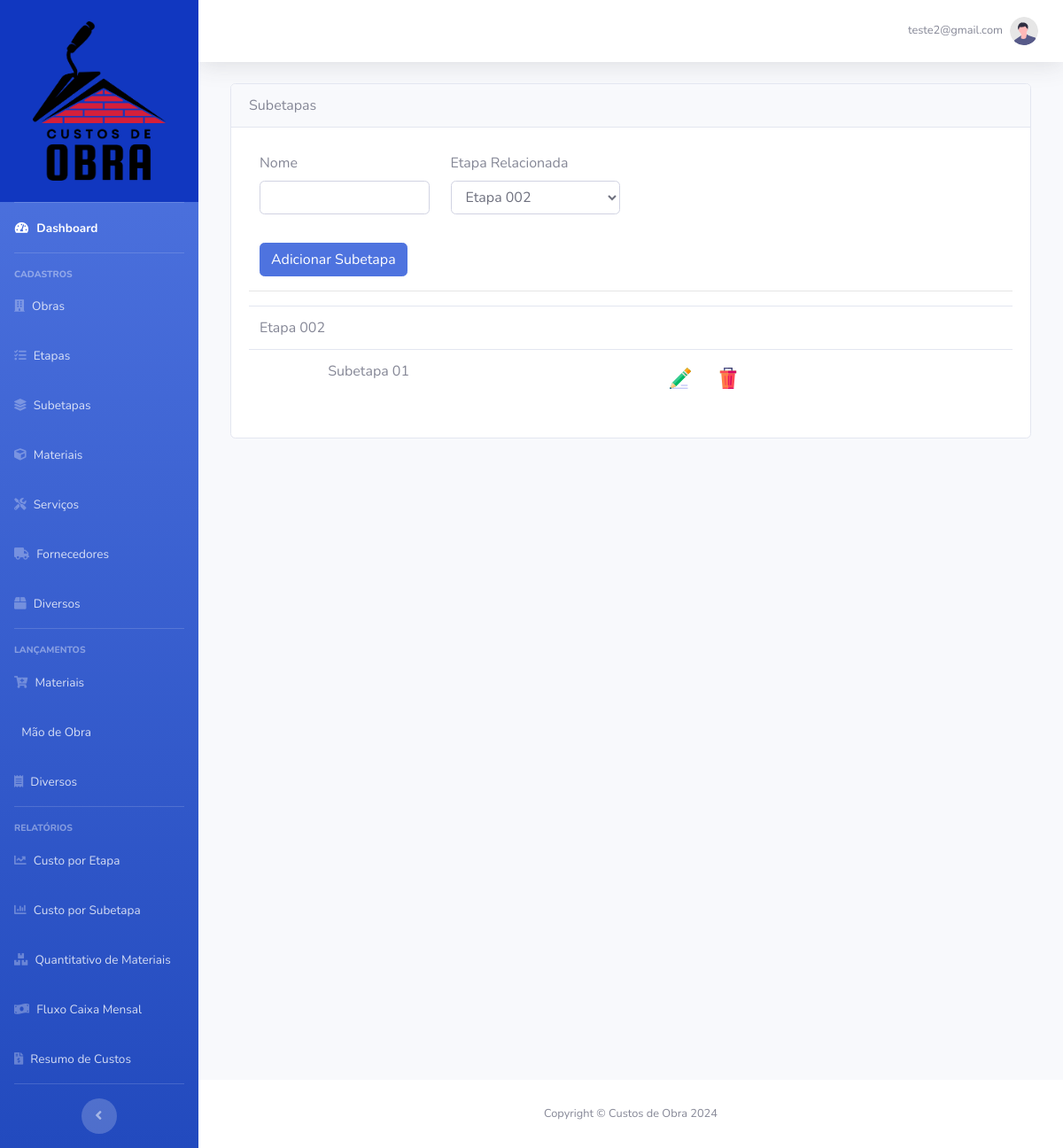
/cadastro/subetapas (signed in), run on the app's committed database.
### base_dir/models.py (models this page shows)
class Usuario(db.Model, UserMixin):
    id = db.Column(db.Integer, primary_key=True)
    email = db.Column(db.String(120), unique=True, nullable=False)
    senha = db.Column(db.String(60), nullable=False)
    nivel = db.Column(db.Integer, nullable=False)
    plano = db.Column(db.String(60), nullable=False)
    obra_selecionada = db.Column(db.Integer)
    obras = db.relationship("Obra", backref="usuario", lazy=True)
    etapas = db.relationship("Etapa", backref="usuario", lazy=True)
    subetapas = db.relationship("Subetapa", backref="usuario", lazy=True)
    materiais = db.relationship("Materiais", backref="usuario", lazy=True)
    servicos = db.relationship("Servicos", backref="usuario", lazy=True)
    fornecedores = db.relationship("Fornecedores", backref="usuario", lazy=True)
    diversos = db.relationship("Diversos", backref="usuario", lazy=True)

class Etapa(db.Model):
    id = db.Column(db.Integer, primary_key=True)
    nome = db.Column(db.String(60), nullable=False)
    usuario_id = db.Column(db.Integer, db.ForeignKey("usuario.id"), nullable=False)
    subetapas = db.relationship("Subetapa", backref="etapa", lazy=True)

class Subetapa(db.Model):
    id = db.Column(db.Integer, primary_key=True)
    nome = db.Column(db.String(60), nullable=False)
    usuario_id = db.Column(db.Integer, db.ForeignKey("usuario.id"), nullable=False)
    etapa_id = db.Column(db.Integer, db.ForeignKey("etapa.id"), nullable=False)

### base_dir/routes.py (the view, shortened to what this page needs)
@app.route("/cadastro/subetapas", methods=["GET", "POST"])
@login_required
def subetapas():
    usuario = current_user
    form_subetapas = FormSubetapas()
    etapas = Etapa.query.all()
    sorted_etapas = sorted(etapas, key=lambda etapa: etapa.nome)
    form_subetapas.etapa_relacionada.choices = [
        (etapa.id, etapa.nome.capitalize()) for etapa in sorted_etapas
    ]
    subetapa_id = request.form.get("subetapa_id")
    action = request.form.get("action")
    if action == "excluir":
        subetapa = Subetapa.query.get(subetapa_id)
        if subetapa:
            db.session.delete(subetapa)
            db.session.commit()
            return redirect(url_for("subetapas"))
    return render_template(
        "subetapas.html", form_subetapas=form_subetapas, usuario=usuario
    )

### base_dir/forms.py
class FormSubetapas(FlaskForm):
    nome = StringField("Nome", validators=[DataRequired()])
    etapa_relacionada = SelectField("Etapa Relacionada", validators=[DataRequired()])
    botao = SubmitField("Adicionar Subetapa")

### base_dir/models.py (called while the page is built)
@login_manager.user_loader
def load_usuario(id_usuario):
    return Usuario.query.get(id_usuario)

### base_dir/templates/subetapas.html (shortened to what this page needs)
{% extends 'base.html' %}
{% block body %}
<div class="col out-sidebar">
    <div class="card">
        <div class="card-header card-header-padrao">
            <div class="card-titulo-padrao">
                Subetapas
            </div>
        </div>
        <div class="card-body">
            <form method="POST" action="" id="subetapasForm" class="col-md-6">
                <div class="row">
                    <div class="form-group mt-2 col-md-6">
                        {{ form_subetapas.nome.label(class="form-control-label") }}
                        {% if form_subetapas.nome.errors %}
                        {{ form_subetapas.nome(class="form-control is-invalid") }}
                        <div class="invalid-feedback">
                            {% for erro in form_subetapas_obra.nome.errors %}
                            {{ erro }}
                            {% endfor %}
                        </div>
                        {% else %}
                        {{ form_subetapas.nome(class="form-control") }}
                        {% endif %}
                    </div>
                    <div class="form-group mt-2 col-md-6">
                        {{ form_subetapas.etapa_relacionada.label(class="form-control-label") }}
                        {% if form_subetapas.etapa_relacionada.errors %}
                        {{ form_subetapas.etapa_relacionada(class="form-control is-invalid") }}
                        <div class="invalid-feedback">
                            {% for erro in form_subetapas_obra.etapa_relacionada.errors %}
                            {{ erro }}
                            {% endfor %}
                        </div>
                        {% else %}
                        {{ form_subetapas.etapa_relacionada(class="form-control") }}
                        {% endif %}
                    </div>
                </div>
                {{ form_subetapas.botao(class="btn btn-primary mt-3") }}
            </form>
            <hr>
            <div class="row">
                <div class="col-md-12">
                    <table class="table">
                        <tbody>
                            {% for etapa in usuario.etapas | sort(attribute='nome') %}
                            <tr class="etapa">
                                <td colspan="3">{{ etapa.nome.capitalize() }}</td>
                            </tr>
                            {% for subetapa in etapa.subetapas | sort(attribute='nome') %}
                            <tr class="subetapa">
                                <td></td>
                                <td>{{ subetapa.nome.capitalize() }}</td>
                                <td>
                                    <button type="button" class="btn"
                                        onclick="window.location='{{ url_for('subetapaseditar', subetapa_id=subetapa.id) }}'">
                                        <img src="{{ url_for('static', filename='images/editar_24.png') }}"
                                            alt="editar">
                                    </button>
                                    <form action="{{ url_for('subetapas') }}" method="POST" style="display: inline;"
                                        onsubmit="return confirmAndDisableButton(this, '{{ subetapa.nome }}');">
                                        <button type="submit" class="btn">
                                            <img src="{{ url_for('static', filename='images/excluir_24.png') }}"
                                                alt="excluir">
                                        </button>
                                    </form>
                                </td>
                            </tr>
                            {% endfor %}
                            {% endfor %}
                        </tbody>
                    </table>
                </div>
            </div>
        </div>
    </div>
</div>
{% endblock %}

### base_dir/templates/components/navbar.html (shortened to what this page needs)
<nav class="navbar navbar-expand navbar-light bg-white topbar mb-4 static-top shadow">
   <ul class="navbar-nav ml-auto">
      <li class="nav-item dropdown no-arrow">
         <a class="nav-link dropdown-toggle" href="#" id="userDropdown" role="button" data-toggle="dropdown">
            <span class="mr-2 d-none d-lg-inline text-gray-600 small">{{ current_user.email }}</span>
            <img class="img-profile rounded-circle" src="{{ url_for('static', filename='images/undraw_profile.svg') }}">
         </a>
      </li>
   </ul>
</nav>

### data on the page
Usuario: email "teste2@gmail.com"
Etapa: nome "Etapa 002"
Subetapa: nome "Subetapa 01"
